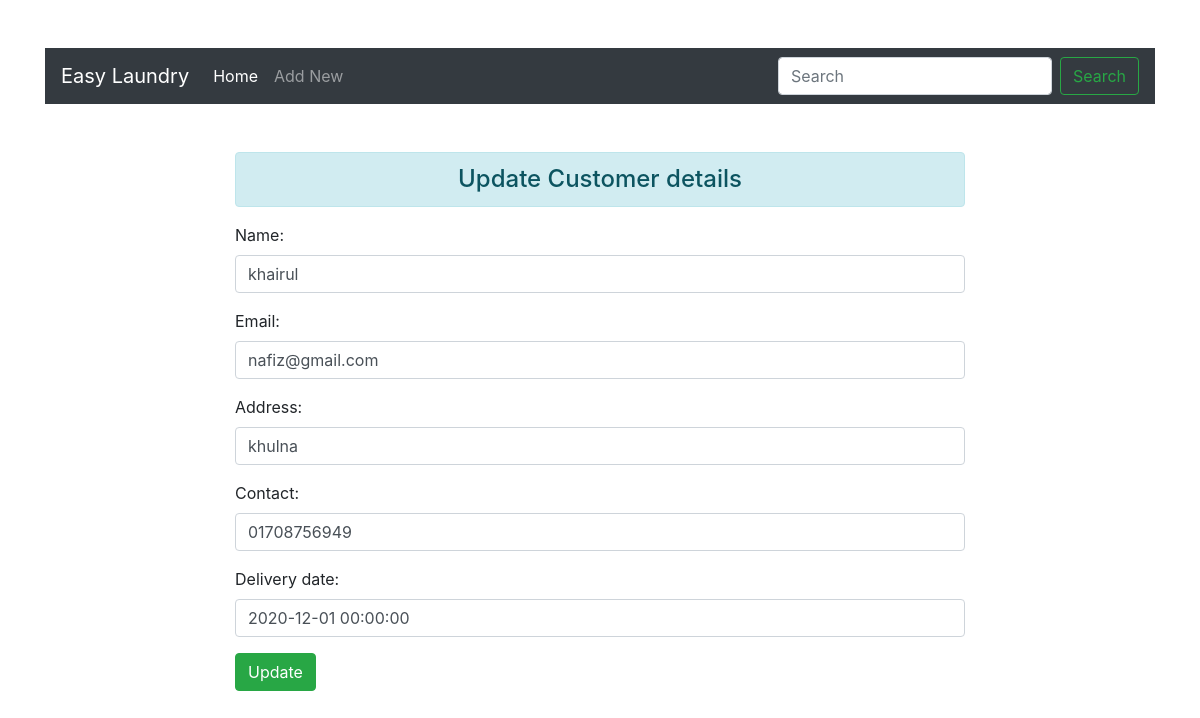
The app's page /update/5/ with its own data.
### enroll/models.py (models this page shows)
class User(models.Model):
    name=models.CharField(max_length=50)
    email=models.EmailField(max_length=50)
    Address=models.CharField(max_length=50)
    contact=models.CharField(max_length=50)
    Delivery_date=models.DateField(null=True, blank=True)

### enroll/views.py (the view)
# urls.py: path('update/<int:id>/',views.update_data,name="update_data"),
def update_data(request,id):
    if request.method=="POST":
        pi=User.objects.get(pk=id)
        details=CustomerDetails(request.POST, instance=pi)
        if details.is_valid():
            details.save()
            return HttpResponseRedirect('/')
    else:
        pi=User.objects.get(pk=id)
        details=CustomerDetails(instance=pi)
    return render(request,'enroll/update.html',{'details':details})

### enroll/forms.py
class CustomerDetails(forms.ModelForm):
    class Meta:
        model=User
        fields="__all__"
        widgets={
            'name':forms.TextInput(attrs={'class':'form-control'}),
            'email':forms.EmailInput(attrs={'class':'form-control'}),
            'Address':forms.TextInput(attrs={'class':'form-control'}),
            'contact':forms.TextInput(attrs={'class':'form-control'}),
            'Delivery_date':forms.DateTimeInput(attrs={'class':'form-control'}),
        }

### enroll/templates/enroll/update.html (shortened to what this page needs)
{% extends 'enroll/base.html' %}
{% load static %}
{% block content %}
<div class="row">
    <div class="col-sm-8 offset-2">
    <h4 class="mt-sm-5 text-center alert alert-info">Update Customer details</h4>
        <form action="" method="post">
        {{details.as_p}}
        <input type="submit" class="btn btn-success" value="Update">
        </form>
    </div>
</div>
{% endblock content %}

### records on screen
User: name "khairul", email "nafiz@gmail.com", Address "khulna", contact "01708756949", Delivery_date "2020-12-01 00:00:00"
